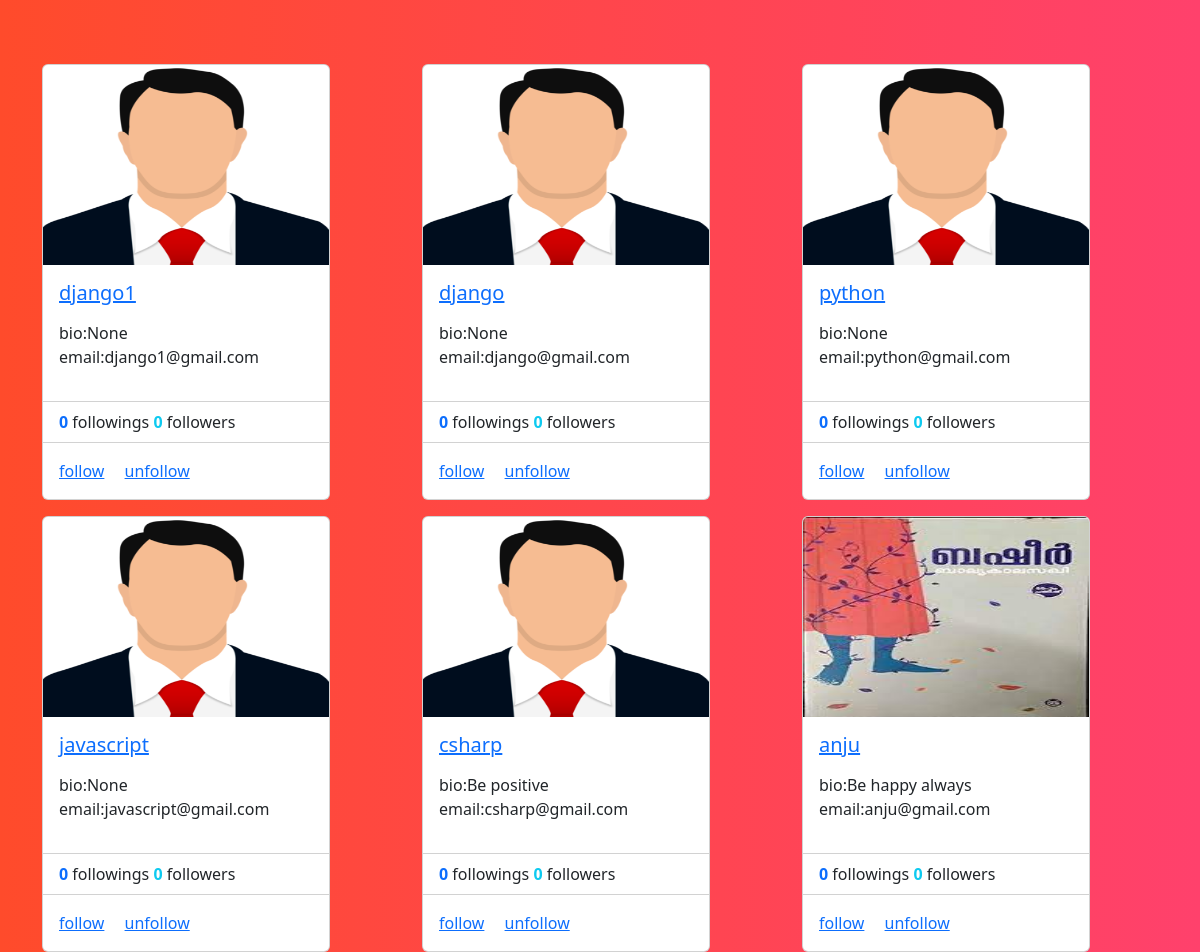
The app's page /profiles/all with its own data.
### social/models.py (models this page shows)
class UserProfile(models.Model):
    user=models.OneToOneField(User,on_delete=models.CASCADE,related_name="profile")
    address=models.CharField(max_length=200,null=True)
    phone=models.CharField(max_length=200,null=True)
    profile_pic=models.ImageField(upload_to="profilepics",null=True,blank=True)
    dob=models.DateField(null=True)
    bio=models.CharField(max_length=200,null=True)
    following=models.ManyToManyField("self",related_name="followed_by",symmetrical=False,null=True)
    block=models.ManyToManyField("self",related_name="blocked",symmetrical=False,null=True)
    def __str__(self):
        return self.user.username

### social/views.py (the view)
# urls.py: path('profiles/all',views.ProfileListView.as_view(),name="profile-list"),
class ProfileListView(View):
    def get(self,request,*args,**kwargs):
        qs=UserProfile.objects.all()
        return render(request,"profile_list.html",{"data":qs})

### social/templates/profile_list.html (shortened to what this page needs)
<!DOCTYPE html>
{%load static%}
<html lang="en">
<head>
    <link href="https://cdn.jsdelivr.net/npm/bootstrap@5.3.2/dist/css/bootstrap.min.css" rel="stylesheet">
</head>
<body style="background: #FF416C;
background: -webkit-linear-gradient(to right, #FF4B2B, #FF416C);
background: linear-gradient(to right, #FF4B2B, #FF416C);">
<div class="container">
    <div class="row mt-5">
        {%for profile in data%}
            <div class="col-4 mt-3">
                <div class="card" style="width: 18rem;">
                    {%if profile.profile_pic%}
                    <img src="{{profile.profile_pic.url}}" class="card-img-top" alt="..." height="200px">
                    {%else%}
                    <img src="{%static 'social/images/profilepic.png'%}" class="card-img-top" alt="..." height="200px">
                    {%endif%}
                    <div class="card-body">
                      <h5 class="card-title">
                        <a href="{%url 'profile-details' profile.id %}">{{profile}}</a>
                      </h5>
                      <p class="card-text">
                        <div>
                            bio:{{profile.bio}}
                        </div>
                       <div>
                        email:{{profile.user.email}}
                       </div>
                      </p>
                    </div>
                    <ul class="list-group list-group-flush">
                      <li class="list-group-item">
                       <span class="fw-bold text-primary"> {{profile.following.count}}</span> followings
                       <span class="fw-bold text-info">  {{profile.followed_by.count}}</span> followers </li>
                    </ul>
                    <div class="card-body">
                      <a href="#" class="card-link">follow</a>
                      <a href="#" class="card-link">unfollow</a>
                    </div>
                  </div>
            </div>
        {%endfor%}
    </div>
</div>
</body>
</html>

### records on screen
UserProfile: user.username "django1", bio "None", user.email "django1@gmail.com", following.count "0", followed_by.count "0"
UserProfile: user.username "django", bio "None", user.email "django@gmail.com", following.count "0", followed_by.count "0"
UserProfile: user.username "python", bio "None", user.email "python@gmail.com", following.count "0", followed_by.count "0"
UserProfile: user.username "javascript", bio "None", user.email "javascript@gmail.com", following.count "0", followed_by.count "0"
UserProfile: user.username "csharp", bio "Be positive", user.email "csharp@gmail.com", following.count "0", followed_by.count "0"
UserProfile: profile_pic (picture), user.username "anju", bio "Be happy always", user.email "anju@gmail.com", following.count "0", followed_by.count "0"
